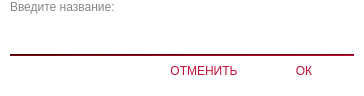
<?xml version="1.0" encoding="UTF-8"?>
<ui version="4.0">
 <class>MainWindow</class>
 <widget class="QMainWindow" name="MainWindow">
  <property name="geometry">
   <rect>
    <x>0</x>
    <y>0</y>
    <width>364</width>
    <height>96</height>
   </rect>
  </property>
  <property name="windowTitle">
   <string>Создать новый плейлист</string>
  </property>
  <widget class="QWidget" name="centralwidget">
   <layout class="QVBoxLayout" name="verticalLayout">
    <property name="spacing">
     <number>0</number>
    </property>
    <property name="leftMargin">
     <number>0</number>
    </property>
    <property name="topMargin">
     <number>0</number>
    </property>
    <property name="rightMargin">
     <number>0</number>
    </property>
    <property name="bottomMargin">
     <number>0</number>
    </property>
    <item>
     <widget class="QWidget" name="widget" native="true">
      <property name="styleSheet">
       <string notr="true">background-color: rgb(255, 255, 255);</string>
      </property>
      <layout class="QVBoxLayout" name="verticalLayout_2" stretch="0,0,1,1">
       <property name="spacing">
        <number>0</number>
       </property>
       <property name="leftMargin">
        <number>10</number>
       </property>
       <property name="topMargin">
        <number>0</number>
       </property>
       <property name="rightMargin">
        <number>10</number>
       </property>
       <property name="bottomMargin">
        <number>10</number>
       </property>
       <item>
        <widget class="QLabel" name="label">
         <property name="styleSheet">
          <string notr="true">color: rgb(134, 134, 134);
border: none;
font: 63 12pt &quot;Segoe UI Semibold&quot;;
</string>
         </property>
         <property name="text">
          <string>Введите название:</string>
         </property>
         <property name="alignment">
          <set>Qt::AlignLeading|Qt::AlignLeft|Qt::AlignTop</set>
         </property>
        </widget>
       </item>
       <item>
        <widget class="QLineEdit" name="lineEdit">
         <property name="styleSheet">
          <string notr="true">border: none;
bottom-border: doted;
font: 12pt &quot;Segoe UI Semilight&quot;;</string>
         </property>
        </widget>
       </item>
       <item>
        <widget class="QWidget" name="widget_2" native="true">
         <property name="sizePolicy">
          <sizepolicy hsizetype="Minimum" vsizetype="Fixed">
           <horstretch>0</horstretch>
           <verstretch>0</verstretch>
          </sizepolicy>
         </property>
         <property name="minimumSize">
          <size>
           <width>0</width>
           <height>2</height>
          </size>
         </property>
         <property name="styleSheet">
          <string notr="true">background-color: qlineargradient(spread:pad, x1:0.21, y1:0.142273, x2:0.773, y2:1, stop:0 rgba(73, 2, 0, 255), stop:1 rgba(192, 17, 57, 255));</string>
         </property>
        </widget>
       </item>
       <item>
        <layout class="QHBoxLayout" name="horizontalLayout" stretch="2,1,1">
         <item>
          <spacer name="horizontalSpacer">
           <property name="orientation">
            <enum>Qt::Horizontal</enum>
           </property>
           <property name="sizeHint" stdset="0">
            <size>
             <width>40</width>
             <height>20</height>
            </size>
           </property>
          </spacer>
         </item>
         <item>
          <widget class="QPushButton" name="Cancel">
           <property name="sizePolicy">
            <sizepolicy hsizetype="Fixed" vsizetype="Fixed">
             <horstretch>0</horstretch>
             <verstretch>0</verstretch>
            </sizepolicy>
           </property>
           <property name="minimumSize">
            <size>
             <width>100</width>
             <height>30</height>
            </size>
           </property>
           <property name="styleSheet">
            <string notr="true">color: qlineargradient(spread:pad, x1:0.21, y1:0.142273, x2:0.773, y2:1, stop:0 rgba(73, 2, 0, 255), stop:1 rgba(192, 17, 57, 255));
border: none;
border-radius: 25px;
font: 63 12pt &quot;Segoe UI Semibold&quot;;
</string>
           </property>
           <property name="text">
            <string>ОТМЕНИТЬ</string>
           </property>
          </widget>
         </item>
         <item>
          <widget class="QPushButton" name="Ok">
           <property name="minimumSize">
            <size>
             <width>100</width>
             <height>30</height>
            </size>
           </property>
           <property name="styleSheet">
            <string notr="true">color: qlineargradient(spread:pad, x1:0.21, y1:0.142273, x2:0.773, y2:1, stop:0 rgba(73, 2, 0, 255), stop:1 rgba(192, 17, 57, 255));
border: none;
border-radius: 25px;
font: 63 12pt &quot;Segoe UI Semibold&quot;;
</string>
           </property>
           <property name="text">
            <string>ОК</string>
           </property>
          </widget>
         </item>
        </layout>
       </item>
      </layout>
     </widget>
    </item>
   </layout>
  </widget>
 </widget>
 <resources/>
 <connections/>
</ui>
